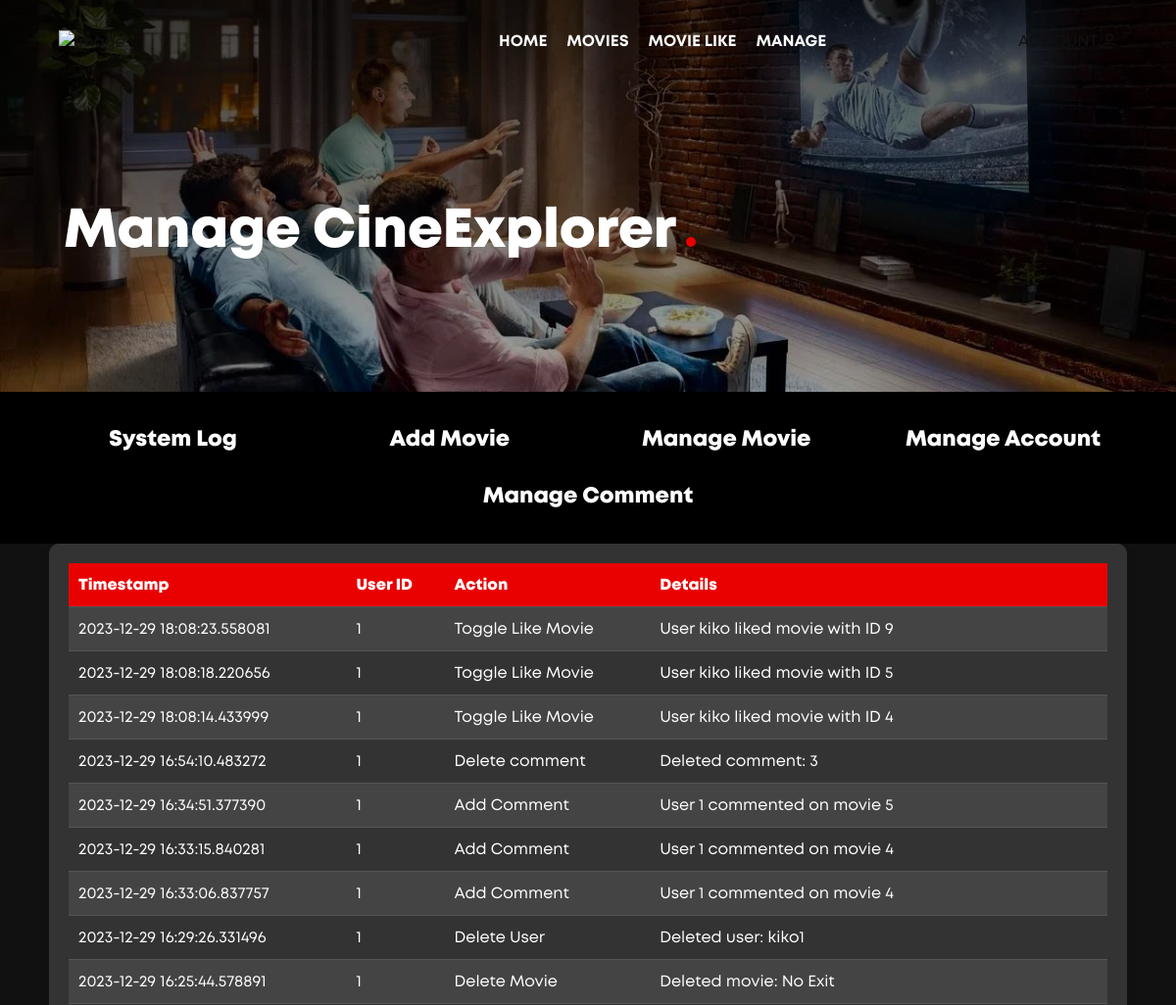
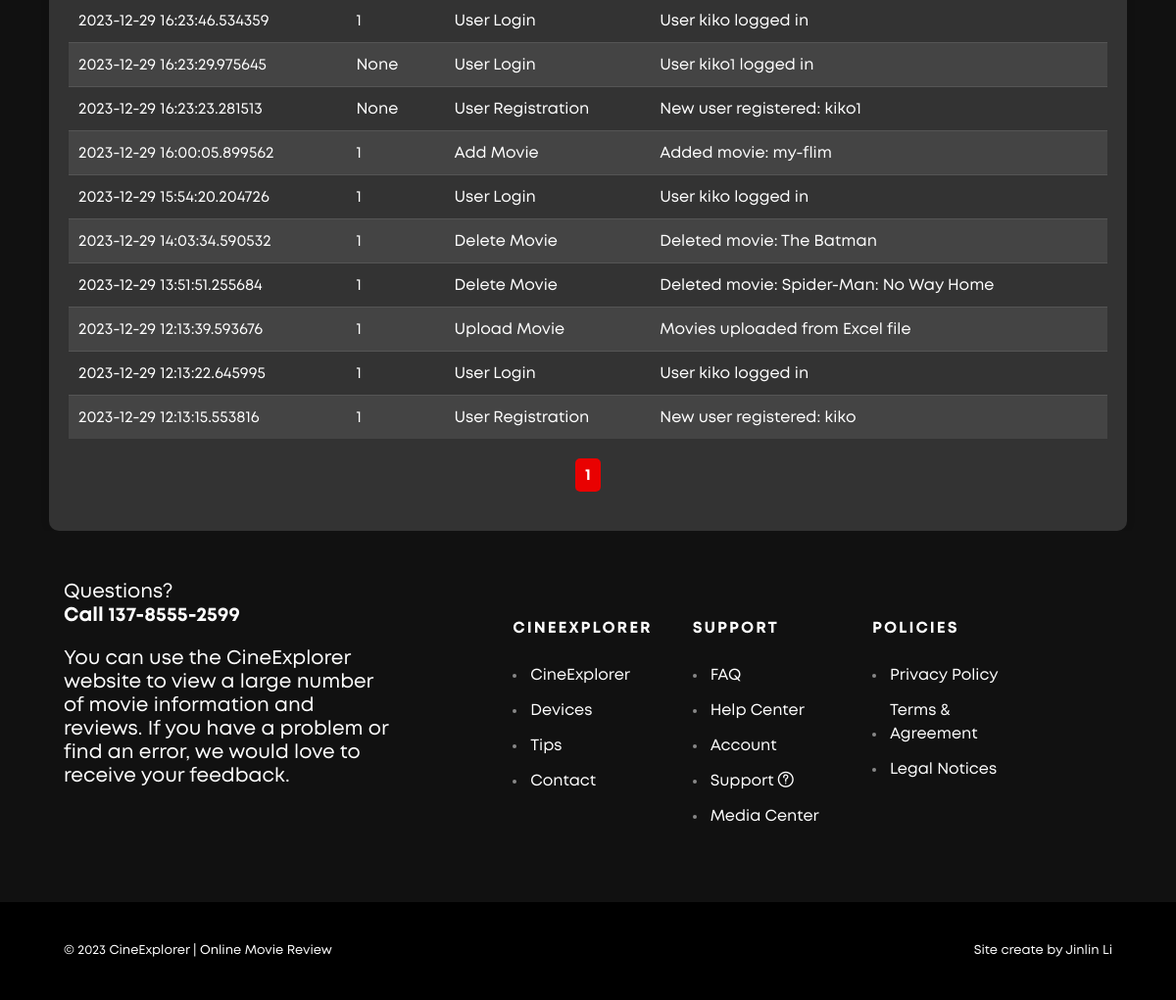
Screenshot of /movie_manage with the database file from the repository (2 pictures, top to bottom).
### app.py (models this page shows)
class SystemLog(db.Model):
    id = db.Column(db.Integer, primary_key=True)
    timestamp = db.Column(db.DateTime, default=datetime.utcnow)
    user_id = db.Column(db.Integer, db.ForeignKey('user.id'))
    action = db.Column(db.String(200), nullable=False)
    details = db.Column(db.Text)
    user = db.relationship('User', backref='system_logs')

### app.py (the view)
@app.route('/movie_manage', methods=['GET'])
def movie_manage():
    movie_page = request.args.get('movie_page', 1, type=int)
    user_page = request.args.get('user_page', 1, type=int)
    comment_page = request.args.get('comment_page', 1, type=int)
    log_page = request.args.get('log_page', 1, type=int)
    active_tab = request.args.get('active_tab', 'system-log')
    movies = Movie.query.paginate(page=movie_page, per_page=25, error_out=False)
    users = User.query.paginate(page=user_page, per_page=25, error_out=False)
    comments = Comment.query.paginate(page=comment_page, per_page=25, error_out=False)
    logs = SystemLog.query.order_by(SystemLog.timestamp.desc()).paginate(page=log_page, per_page=25, error_out=False)
    return render_template('movie_manage.html', logs=logs, movies=movies, users=users, comments=comments, active_tab=active_tab)

### app.py (called while the page is built)
@app.before_request
def create_tables_if_not_exists():
    try:
        db.create_all()
    except OperationalError:
        pass

### templates/movie_manage.html (shortened to what this page needs)
<!doctype html>
<html lang="en">
<head>
<link rel="stylesheet" href="{{ url_for('static', filename='css/lineicons.css') }}">
<link rel="stylesheet" href="{{ url_for('static', filename='css/fancybox.min.css') }}">
<link rel="stylesheet" href="{{ url_for('static', filename='css/swiper.min.css') }}">
<link rel="stylesheet" href="{{ url_for('static', filename='css/bootstrap.min.css') }}">
<link rel="stylesheet" href="{{ url_for('static', filename='css/style.css') }}">
</head>
<body>
<nav class="navbar">
  <div class="logo"> <a href="{{ url_for('index') }}"> <img src="{{ url_for('static', filename='images/logo.png') }}" alt="Image"> </a> </div>
  <div class="site-menu">
    <ul>
      <li><a href="{{ url_for('index') }}">HOME</a></li>
      <li><a href="{{ url_for('movies_page') }}">MOVIES</a></li>
      <li><a href="{{ url_for('movie_like_page') }}">MOVIE LIKE</a></li>
      <li><a href="{{ url_for('movie_manage') }}">MANAGE</a></li>
    </ul>
  </div>
    <div class="navbar-account"> <a href="{{ url_for('login_page') }}">ACCOUNT <i class="lni lni-user"></i> </a></div>
</nav>
<header class="page-header">
	<div class="container">
	<h1>Manage CineExplorer</h1>
	</div>
	</header>
<main>
  <section class="my_content-section" data-background="#111111">
  <div class="tag-sidebar">
    <a class="tag-item" data-target="#system-log">System Log</a>
    <a class="tag-item" data-target="#add-movie">Add Movie</a>
    <a class="tag-item" data-target="#manage-movie">Manage Movie</a>
    <a class="tag-item" data-target="#manage-account">Manage Account</a>
    <a class="tag-item" data-target="#manage-comment">Manage Comment</a>
</div>
  <div class="container">
    <div class="row">
      <div id="system-log" class="content-area col-12" style="display: none;">
        <table class="system-logs-table">
            <thead>
                <tr>
                    <th>Timestamp</th>
                    <th>User ID</th>
                    <th>Action</th>
                    <th>Details</th>
                </tr>
            </thead>
            <tbody>
                {% for log in logs %}
                <tr>
                    <td>{{ log.timestamp }}</td>
                    <td>{{ log.user_id }}</td>
                    <td>{{ log.action }}</td>
                    <td>{{ log.details }}</td>
                </tr>
                {% endfor %}
            </tbody>
        </table>
        <div class="my_manage_pagination">
          {% for page_num in logs.iter_pages() %}
              {% if page_num %}
                  {% if page_num != logs.page %}
                      <a href="{{ url_for('movie_manage', log_page=page_num, movie_page=movies.page, user_page=users.page, comment_page=comments.page, active_tab='system-log') }}">{{ page_num }}</a>
                  {% else %}
                      <strong>{{ page_num }}</strong>
                  {% endif %}
              {% endif %}
          {% endfor %}
        </div>
      </div>
</div>
</div>
</section>
  <footer class="footer">
    <div class="container">
      <div class="row">
        <div class="col-lg-4">
          <h5 class="call-us">Questions? <strong>Call 137-8555-2599</strong></h5>
          <h5> You can use the CineExplorer website to view a large number of movie information and reviews. If you have a problem or find an error, we would love to receive your feedback.</h5>
        </div>
        <div class="col-lg-2 offset-lg-1 col-md-4">
          <h6 class="widget-title">CINEEXPLORER</h6>
          <ul class="footer-menu">
            <li><a href="#">CineExplorer</a></li>
            <li><a href="#">Devices</a></li>
            <li><a href="#">Tips</a></li>
            <li><a href="#">Contact</a></li>
          </ul>
        </div>
        <div class="col-lg-2 col-md-4">
          <h6 class="widget-title">SUPPORT</h6>
          <ul class="footer-menu">
            <li><a href="#">FAQ</a></li>
            <li><a href="#">Help Center</a></li>
            <li><a href="#">Account</a></li>
            <li><a href="#">Support <i class="lni lni-question-circle"></i></a></li>
            <li><a href="#">Media Center</a></li>
          </ul>
        </div>
        <div class="col-lg-2 col-md-4">
          <h6 class="widget-title">POLICIES</h6>
          <ul class="footer-menu">
            <li><a href="#">Privacy Policy</a></li>
            <li><a href="#">Terms & Agreement</a></li>
            <li><a href="#">Legal Notices</a></li>
          </ul>
        </div>
      </div>
    </div>
    <div class="bottom-bar">
      <div class="container"> <span>© 2023 CineExplorer | Online Movie Review</span> <span>Site create by Jinlin Li</span> </div>
    </div>
  </footer>
</main>
</body>
</html>

### rows the page displays
SystemLog: timestamp "2023-12-29 18:08:23.558081", user_id "1", action "Toggle Like Movie", details "User kiko liked movie with ID 9"
SystemLog: timestamp "2023-12-29 18:08:18.220656", user_id "1", action "Toggle Like Movie", details "User kiko liked movie with ID 5"
SystemLog: timestamp "2023-12-29 18:08:14.433999", user_id "1", action "Toggle Like Movie", details "User kiko liked movie with ID 4"
SystemLog: timestamp "2023-12-29 16:54:10.483272", user_id "1", action "Delete comment", details "Deleted comment: 3"
SystemLog: timestamp "2023-12-29 16:34:51.377390", user_id "1", action "Add Comment", details "User 1 commented on movie 5"
SystemLog: timestamp "2023-12-29 16:33:15.840281", user_id "1", action "Add Comment", details "User 1 commented on movie 4"
SystemLog: timestamp "2023-12-29 16:33:06.837757", user_id "1", action "Add Comment", details "User 1 commented on movie 4"
SystemLog: timestamp "2023-12-29 16:29:26.331496", user_id "1", action "Delete User", details "Deleted user: kiko1"
SystemLog: timestamp "2023-12-29 16:25:44.578891", user_id "1", action "Delete Movie", details "Deleted movie: No Exit"
SystemLog: timestamp "2023-12-29 16:23:46.534359", user_id "1", action "User Login", details "User kiko logged in"
SystemLog: timestamp "2023-12-29 16:23:29.975645", user_id "None", action "User Login", details "User kiko1 logged in"
SystemLog: timestamp "2023-12-29 16:23:23.281513", user_id "None", action "User Registration", details "New user registered: kiko1"
SystemLog: timestamp "2023-12-29 16:00:05.899562", user_id "1", action "Add Movie", details "Added movie: my-flim"
SystemLog: timestamp "2023-12-29 15:54:20.204726", user_id "1", action "User Login", details "User kiko logged in"
SystemLog: timestamp "2023-12-29 14:03:34.590532", user_id "1", action "Delete Movie", details "Deleted movie: The Batman"
SystemLog: timestamp "2023-12-29 13:51:51.255684", user_id "1", action "Delete Movie", details "Deleted movie: Spider-Man: No Way Home"
SystemLog: timestamp "2023-12-29 12:13:39.593676", user_id "1", action "Upload Movie", details "Movies uploaded from Excel file"
SystemLog: timestamp "2023-12-29 12:13:22.645995", user_id "1", action "User Login", details "User kiko logged in"
SystemLog: timestamp "2023-12-29 12:13:15.553816", user_id "1", action "User Registration", details "New user registered: kiko"

### other values shown
{{ page_num }} "1"
